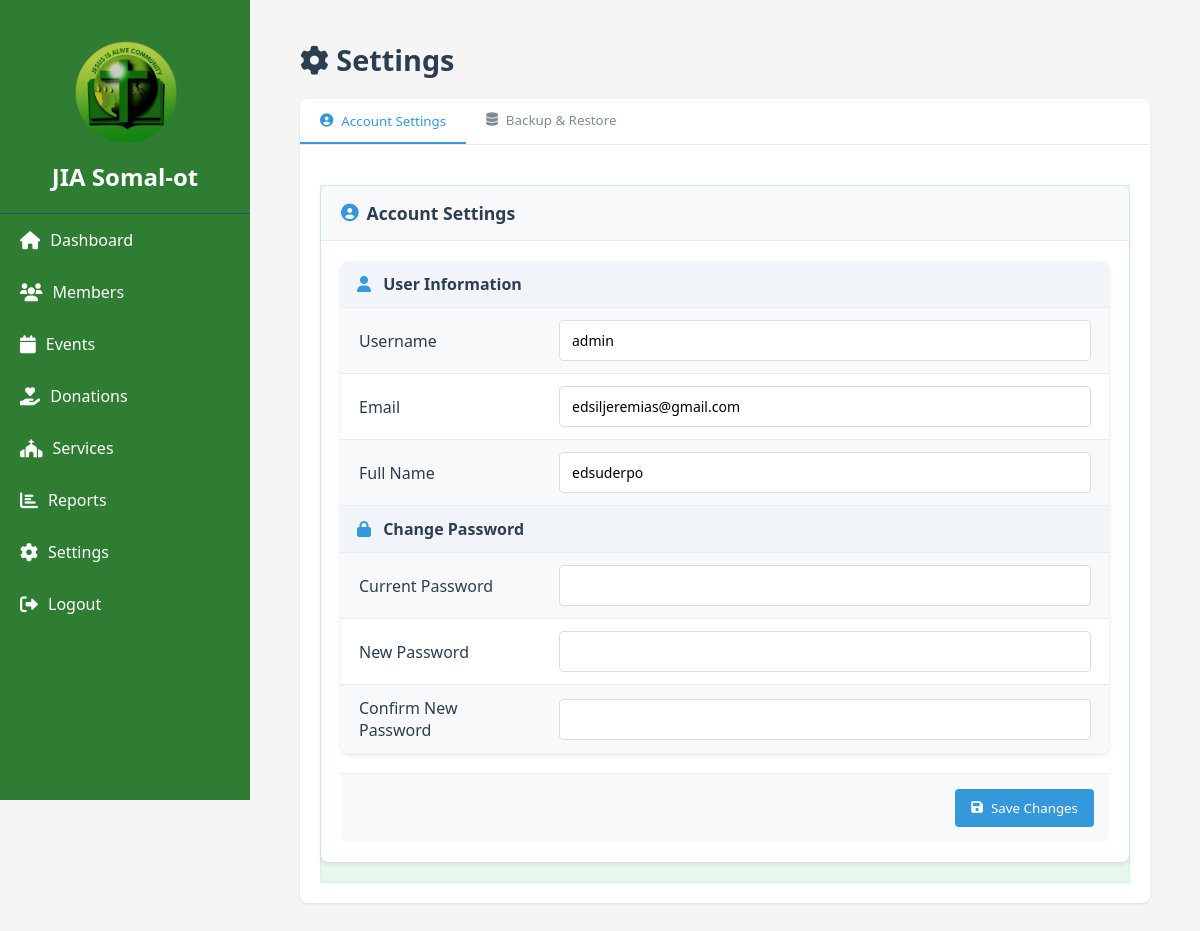
The page /settings.php (signed in) on the database its author committed.
### tables this page shows
CREATE TABLE `users` (
  `id` int(11) NOT NULL,
  `username` varchar(50) NOT NULL,
  `password` varchar(255) NOT NULL,
  `email` varchar(100) NOT NULL,
  `role` enum('admin','staff') NOT NULL DEFAULT 'staff',
  `full_name` varchar(255) NOT NULL,
  `reset_token` varchar(255) DEFAULT NULL,
  `reset_expires` datetime DEFAULT NULL,
  `updated_at` timestamp NOT NULL DEFAULT current_timestamp() ON UPDATE current_timestamp()
);

### settings.php (the view, shortened to what this page needs)
<?php
require_once 'config/db.php';
$user_id = $_SESSION['user_id'];
$query = "SELECT * FROM users WHERE id = $user_id";
$result = mysqli_query($conn, $query);
$user = mysqli_fetch_assoc($result);
?>
<!DOCTYPE html>
<html lang="en">
<head>
    <link rel="stylesheet" href="css/style.css">
    <link rel="stylesheet" href="css/enhanced-style.css">
    <link rel="stylesheet" href="https://cdnjs.cloudflare.com/ajax/libs/font-awesome/6.0.0-beta3/css/all.min.css">
</head>
<body>
    <div class="container">
        <div class="sidebar">
            <div class="logo">
                <img src="img/jia.png" alt="JIA Somal-ot Logo" style="max-width: 50%;">
                <h2>JIA Somal-ot</h2>
            </div>
            <ul class="nav-links">
                <li><a href="dashboard.php"><i class="fas fa-home"></i> Dashboard</a></li>
                <li><a href="members.php"><i class="fas fa-users"></i> Members</a></li>
                <li><a href="events.php"><i class="fas fa-calendar"></i> Events</a></li>
                <li><a href="donations.php"><i class="fas fa-hand-holding-heart"></i> Donations</a></li>
                <li><a href="services_management.php"><i class="fas fa-church"></i> Services</a></li>
                <li><a href="reports.php"><i class="fas fa-chart-bar"></i> Reports</a></li>
                <li><a href="settings.php"><i class="fas fa-cog"></i> Settings</a></li>
                <li><a href="logout.php"><i class="fas fa-sign-out-alt"></i> Logout</a></li>
            </ul>
        </div>
        <div class="main-content">
            <div class="content">
                <div class="page-header">
                    <h1><i class="fas fa-cog"></i> Settings</h1>
                </div>
                <div class="content-container">
                    <div class="settings-tabs">
                        <div class="tab-buttons">
                            <button class="tab-btn active" data-tab="account"><i class="fas fa-user-circle"></i> Account Settings</button>
                            <button class="tab-btn" data-tab="backup"><i class="fas fa-database"></i> Backup & Restore</button>
                        </div>
                        <div class="tab-content">
                            <div class="tab-pane active" id="account">
                                <div class="report-table-container">
                                    <div class="table-header">
                                        <h3><i class="fas fa-user-circle"></i> Account Settings</h3>
                                    </div>
                                    <div class="report-table-content">
                                        <form action="settings_process.php" method="post" class="plain-form">
                                            <table class="report-table">
                                                <tbody>
                                                    <tr>
                                                        <th colspan="2" class="section-header">
                                                            <i class="fas fa-user"></i> User Information
                                                        </th>
                                                    </tr>
                                                    <tr>
                                                        <td class="detail-label">Username</td>
                                                        <td><input type="text" name="username" value="<?php echo $user['username']; ?>" required></td>
                                                    </tr>
                                                    <tr>
                                                        <td class="detail-label">Email</td>
                                                        <td><input type="email" name="email" value="<?php echo $user['email']; ?>" required></td>
                                                    </tr>
                                                    <tr>
                                                        <td class="detail-label">Full Name</td>
                                                        <td><input type="text" name="full_name" value="<?php echo $user['full_name']; ?>" required></td>
                                                    </tr>
                                                    <tr>
                                                        <th colspan="2" class="section-header">
                                                            <i class="fas fa-lock"></i> Change Password
                                                        </th>
                                                    </tr>
                                                    <tr>
                                                        <td class="detail-label">Current Password</td>
                                                        <td><input type="password" name="current_password"></td>
                                                    </tr>
                                                    <tr>
                                                        <td class="detail-label">New Password</td>
                                                        <td><input type="password" name="new_password"></td>
                                                    </tr>
                                                    <tr>
                                                        <td class="detail-label">Confirm New Password</td>
                                                        <td><input type="password" name="confirm_password"></td>
                                                    </tr>
                                                </tbody>
                                            </table>
                                            <div class="form-actions">
                                                <button type="submit" class="btn btn-primary"><i class="fas fa-save"></i> Save Changes</button>
                                            </div>
                                        </form>
                                    </div>
                                </div>
                            </div>
                        </div>
                    </div>
                </div>
            </div>
        </div>
    </div>
</body>
</html>

### css/style.css (style rules this page uses)
* { margin: 0; padding: 0; box-sizing: border-box; font-family: 'Segoe UI', Tahoma, Geneva, Verdana, sans-serif; }
body { background-color: #f5f5f5; color: #333; }
.container { display: flex; min-height: 100vh; }
.sidebar { width: 250px; height: 100vh; position: fixed; top: 0; left: 0; background-color: #2e7d32; color: #fff; overflow-y: auto; display: flex; flex-direction: column; align-items: center; padding-top: 20px; z-index: 1000; }
.main-content { margin-left: 250px; padding: 20px; }
.logo { padding: 20px; text-align: center; border-bottom: 1px solid #34495e; }
.logo img { max-width: 80px; margin-bottom: 10px; }
.logo h2 { font-size: 1.5rem; font-weight: 600; }
.nav-links { list-style: none; padding: 0; margin: 0; width: 100%; }
.nav-links li { width: 100%; }
.nav-links a { display: flex; align-items: center; padding: 15px 20px; color: #fff; text-decoration: none; font-size: 16px; transition: background-color 0.3s; }
.nav-links a i { margin-right: 10px; font-size: 18px; }
.main-content { flex: 1; margin-left: 250px; transition: all 0.3s ease; }
.content { padding: 20px 30px; }
.page-header { display: flex; justify-content: space-between; align-items: center; margin-bottom: 20px; }
.page-header h1 { font-size: 1.8rem; font-weight: 600; color: #2c3e50; }
.btn { padding: 8px 16px; border-radius: 4px; border: none; cursor: pointer; font-weight: 500; transition: all 0.3s ease; }
.btn-primary { background-color: #3498db; color: #fff; }
table { width: 100%; border-collapse: collapse; background-color: #fff; border-radius: 8px; overflow: hidden; box-shadow: 0 1px 3px rgba(0, 0, 0, 0.1); }
th { padding: 12px 15px; text-align: left; font-weight: 600; color: #2c3e50; border-bottom: 1px solid #e9ecef; }
td { padding: 12px 15px; border-bottom: 1px solid #e9ecef; }
.active { background-color: #e6f7ee; color: #27ae60; border: 1px solid #d1f2e4; }
.form-actions { display: flex; justify-content: flex-end; gap: 10px; margin-top: 20px; }
.detail-label { width: 150px; font-weight: 600; color: #2c3e50; }
.settings-tabs { background-color: #fff; border-radius: 8px; box-shadow: 0 1px 3px rgba(0, 0, 0, 0.1); overflow: hidden; }
.tab-btn { padding: 15px 20px; background: none; border: none; cursor: pointer; font-weight: 500; color: #7f8c8d; transition: all 0.3s ease; display: flex; align-items: center; }
.tab-btn i { margin-right: 8px; }
.tab-btn.active { background-color: #fff; color: #3498db; border-bottom: 2px solid #3498db; }
.tab-content { padding: 20px; }
.tab-pane { display: none; }
.tab-pane.active { display: block; animation: fadeIn 0.3s; }

### rows shown on the page
users: username "admin", email "edsiljeremias@gmail.com", full_name "edsuderpo"
